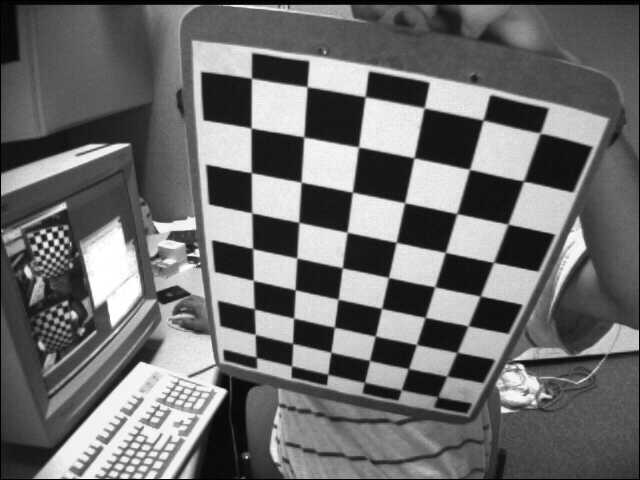
#> input picture left02.jpg, 640 x 480 px
$ python 'Homography from the camera displacement.py'
#> lines starting #> are read from the running program, lines starting #| are printed output that depends on the picture
import cv2
import numpy as np

objp = np.zeros((6 * 9, 3), np.float32)
objp[:, 0:2] = np.mgrid[0:9, 0:6].T.reshape(-1, 2) *0.025

camera_matrix=np.array([[535.915733961632, 0, 342.2831547330837],
                        [0, 535.915733961632, 235.5708290978817],
                        [0, 0, 1]])
dist=np.array([-2.6637260909660682e-01, -3.8588898922304653e-02,1.7831947042852964e-03, -2.8122100441115472e-04,2.3839153080878486e-01])

img1 = cv2.imread("left02.jpg")
#> img1 is the input picture: shape (480, 640, 3); min 0, max 255, mean 109
img2 = cv2.imread("left01.jpg")
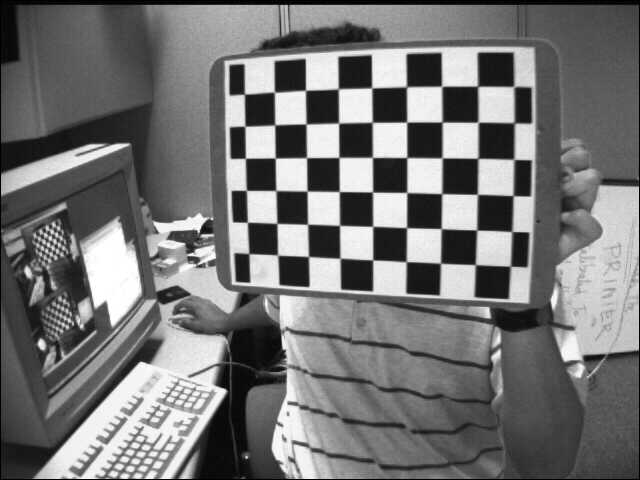
#> input picture left01.jpg, 640 x 480 px
#> img2 is the input picture: shape (480, 640, 3); min 0, max 255, mean 116.6

gray1 = cv2.cvtColor(img1, cv2.COLOR_BGR2GRAY)
ret1, corner1 = cv2.findChessboardCorners(gray1, (9, 6), None)
#> ret1 = True; corner1 = 54 rows, first 8: [256.6, 357.4], [255.3, 334.5], [254.8, 309], [253.3, 280.1], [252.5, 248], [251.8, 212.8], [251.2, 172.5], [251.4, 128.3]
gray2 = cv2.cvtColor(img2, cv2.COLOR_BGR2GRAY)
ret2, corner2 = cv2.findChessboardCorners(gray2, (9, 6), None)
#> ret2 = True; corner2 = 54 rows, first 8: [244.5, 94.33], [274.6, 92.24], [305.5, 90.4], [338.4, 88.84], [371.6, 87.98], [406.8, 86.92], [441.6, 86.37], [477.6, 86.38]


H, _ = cv2.findHomography(corner1, corner2)
#> H = [[0.328, -1.24, 536.9], [0.697, -0.0872, -80.57], [0.000403, -0.00107, 1]]
print("H:\n",H)
#| H:
#|  [[ 3.28487939e-01 -1.24363648e+00  5.36852483e+02]
#|  [ 6.96528871e-01 -8.72226512e-02 -8.05735334e+01]
#|  [ 4.03327956e-04 -1.07351659e-03  1.00000000e+00]]

retval,rvec1,tvec1 = cv2.solvePnP(objp, corner1, camera_matrix, dist)
#> retval = True; rvec1 = [0.421, 0.658, -1.34]; tvec1 = [-0.0584, 0.0821, 0.354]
retval,rvec2,tvec2 = cv2.solvePnP(objp, corner2, camera_matrix, dist)
#> rvec2 = [0.167, 0.275, 0.0135]; tvec2 = [-0.0752, -0.109, 0.4]

R1=cv2.Rodrigues(rvec1)[0]
#> R1 = [[0.096, 0.976, 0.196], [-0.75, 0.2, -0.63], [-0.654, -0.0862, 0.751]]
R2=cv2.Rodrigues(rvec2)[0]
#> R2 = [[0.962, 0.00939, 0.271], [0.036, 0.986, -0.162], [-0.269, 0.166, 0.949]]

R_1to2=np.dot(R2,R1.T)
#> R_1to2 = [[0.155, -0.891, -0.427], [0.934, 0.272, -0.23], [0.321, -0.363, 0.874]]
T_1to2=np.dot(R2,np.dot(-R1.T,tvec1))+tvec2
#> T_1to2 = [0.158, 0.00483, 0.139]
normal=np.array([[0 ],[0] ,[1]])
normal1=np.dot(R1,normal)
#> normal1 = [0.196, -0.63, 0.751]
origin=np.array([[0 ],[0 ],[0]])
origin1=np.dot(R1,origin) + tvec1
#> origin1 = [-0.0584, 0.0821, 0.354]

d_inv1 = 1.0 / np.sum(np.multiply(normal1, origin1))
#> d_inv1 = 4.92

R_1to2=R_1to2+ np.dot(d_inv1,np.dot(T_1to2, normal1.T))
#> R_1to2 = [[0.307, -1.38, 0.158], [0.939, 0.257, -0.212], [0.455, -0.793, 1.39]]


H_compute=np.dot(camera_matrix,np.dot(R_1to2,np.linalg.inv(camera_matrix)))
#> H_compute = [[0.597, -1.89, 800.1], [1.14, -0.0913, -155.3], [0.000849, -0.00148, 1.45]]
H_compute = H_compute/H_compute[2, 2]
#> H_compute = [[0.413, -1.31, 553.6], [0.788, -0.0632, -107.5], [0.000587, -0.00102, 1]]
print("H_compute:\n",H_compute)
#| H_compute:
#|  [[ 4.13359700e-01 -1.30690514e+00  5.53616731e+02]
#|  [ 7.87959850e-01 -6.31798662e-02 -1.07486347e+02]
#|  [ 5.87182698e-04 -1.02424861e-03  1.00000000e+00]]

img1_warp_compute = cv2.warpPerspective(img1, H_compute, (img1.shape[1], img1.shape[0]))
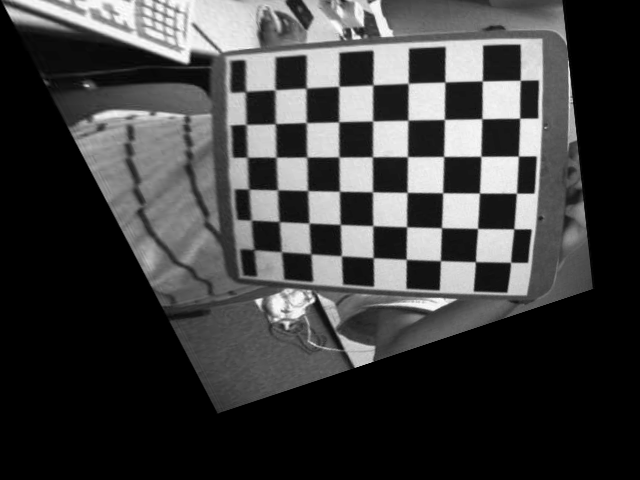
#> img1_warp_compute: shape (480, 640, 3); min 0, max 255, mean 63.4
cv2.imwrite('img_warp_H.jpg', img1_warp_compute)

img1_warp_compute = cv2.warpPerspective(img1, H_compute, (img1.shape[1], img1.shape[0]))
cv2.imwrite('img_warp_H_compute.jpg', img1_warp_compute)
